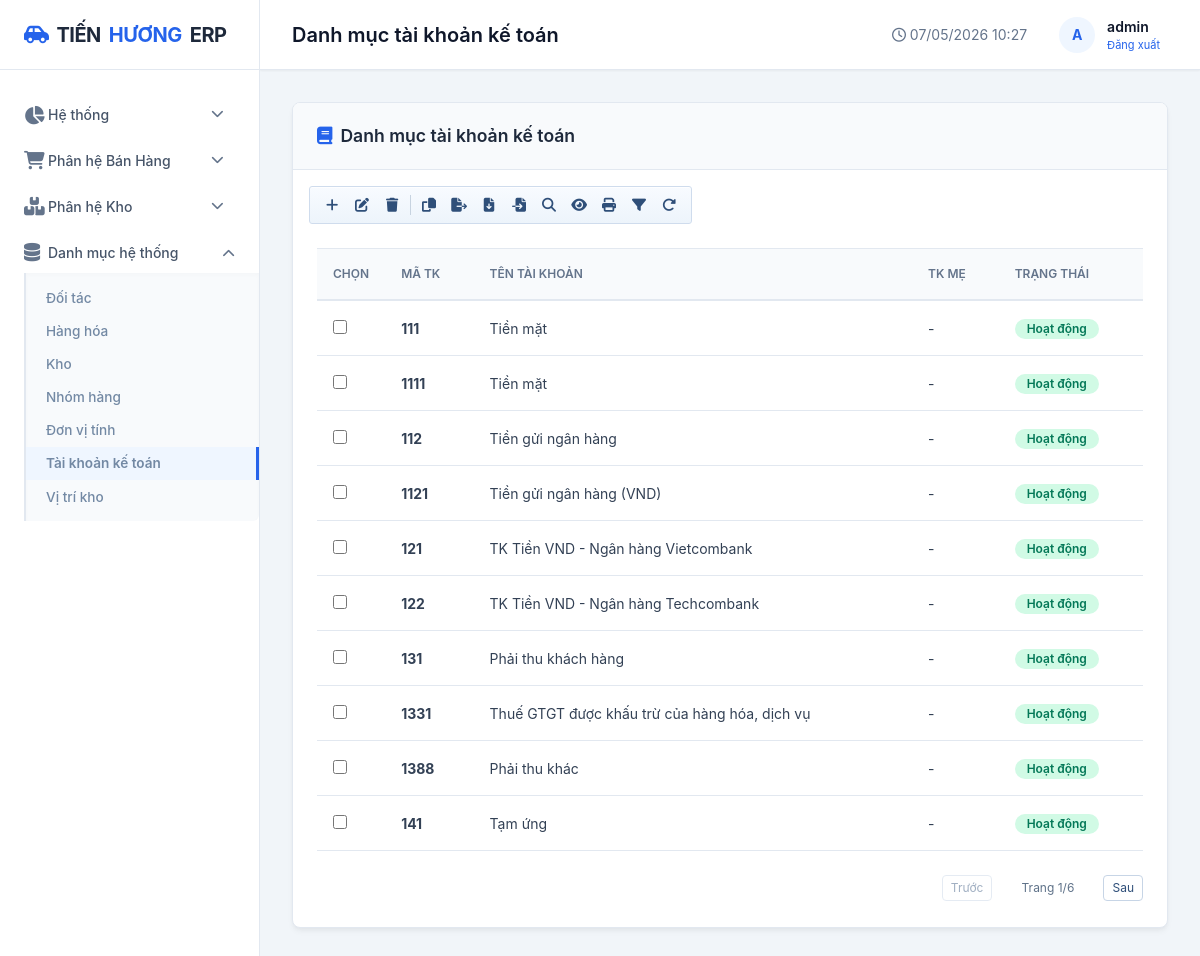
Page /danh-muc/tai-khoan-ke-toan/ (signed in) on the committed database.
### apps/danh_muc/models.py (models this page shows, shortened)
class TaiKhoanKeToan(models.Model):
    ma_tk = models.CharField(max_length=20, unique=True, verbose_name="Mã tài khoản")
    ten_tk = models.CharField(max_length=255, verbose_name="Tên tài khoản")
    tk_me = models.ForeignKey(
        'self',
        on_delete=models.SET_NULL,
        null=True,
        blank=True,
        related_name='tai_khoan_con',
        verbose_name="Tài khoản mẹ",
    )
    trang_thai = models.BooleanField(default=True, verbose_name="Trạng thái")
    class Meta:
        db_table = "danh_muc_taikhoanketoan"
        verbose_name = "Tài khoản kế toán"
        verbose_name_plural = "Danh mục tài khoản kế toán"
        ordering = ["ma_tk"]

### apps/danh_muc/views.py (the view, shortened to what this page needs)
# urls.py: path('tai-khoan-ke-toan/', views.tai_khoan_ke_toan_list, name='tai_khoan_ke_toan_list'),
@login_required
def tai_khoan_ke_toan_list(request):
    q = request.GET.get('q', '').strip()
    items = TaiKhoanKeToan.objects.select_related('tk_me')
    if q:
        items = items.filter(Q(ma_tk__icontains=q) | Q(ten_tk__icontains=q))
    items = items.order_by('ma_tk')
    return render(request, 'core/tai_khoan_ke_toan.html', {
        'items': items,
        'page_obj': None,
        'q': q,
        'tk_me_list': TaiKhoanKeToan.objects.filter(trang_thai=True).order_by('ma_tk'),
        'page_title': 'Danh mục tài khoản kế toán',
        'active_menu': 'tai_khoan_ke_toan',
    })

### templates/core/tai_khoan_ke_toan.html (shortened to what this page needs)
{% extends 'base.html' %}
{% block content %}
<div class="card">
    <div class="card-header">
        <div class="card-title"><i class="fas fa-book text-primary"></i> Danh mục tài khoản kế toán</div>
    </div>
    <div class="px-3 pt-3">
        <div class="erp-toolbar" role="toolbar" aria-label="Thanh thao tác tài khoản kế toán">
            <button type="button" class="erp-toolbar-btn" id="btnTkAdd" title="Thêm mới" aria-label="Thêm mới"><i class="fas fa-plus"></i></button>
            <button type="button" class="erp-toolbar-btn" id="btnTkSearch" title="Tìm" aria-label="Tìm"><i class="fas fa-magnifying-glass"></i></button>
            <button type="button" class="erp-toolbar-btn" onclick="window.location.reload()" title="Làm mới" aria-label="Làm mới"><i class="fas fa-rotate-right"></i></button>
        </div>
    </div>
    <div class="card-body">
        <div class="table-responsive">
            <table class="table">
                <thead>
                    <tr>
                        <th style="width:42px;">Chọn</th>
                        <th>Mã TK</th>
                        <th>Tên tài khoản</th>
                        <th>TK mẹ</th>
                        <th>Trạng thái</th>
                    </tr>
                </thead>
                <tbody>
                    {% for item in items %}
                    <tr>
                        <td><input type="checkbox" name="selected_tk" class="erp-row-select" value="{{ item.pk }}"></td>
                        <td><strong>{{ item.ma_tk }}</strong></td>
                        <td>{{ item.ten_tk }}</td>
                        <td>{{ item.tk_me.ma_tk|default:'-' }}</td>
                        <td>{% if item.trang_thai %}<span class="badge badge-success">Hoạt động</span>{% else %}<span class="badge badge-danger">Ngừng</span>{% endif %}</td>
                    </tr>
                    {% empty %}
                    <tr><td colspan="5" class="text-center text-muted">Chưa có tài khoản kế toán.</td></tr>
                    {% endfor %}
                </tbody>
            </table>
        </div>
    </div>
</div>
{% endblock %}

### templates/base.html (shortened to what this page needs)
<!DOCTYPE html>
<html lang="vi">
<head>
    <link rel="stylesheet" href="https://cdnjs.cloudflare.com/ajax/libs/font-awesome/6.4.0/css/all.min.css">
    <link href="https://cdn.jsdelivr.net/npm/bootstrap@5.3.0/dist/css/bootstrap.min.css" rel="stylesheet">
    <link rel="stylesheet" href="/static/css/style.css?v=6">
</head>
<body>
    <div class="app-container">
        <aside class="sidebar">
            <div class="sidebar-header">
                <a href="{% url 'dashboard' %}" class="logo">
                    <i class="fas fa-car-side" style="color: var(--accent-color);"></i>
                    TIẾN <span>HƯƠNG</span> ERP
                </a>
            </div>
            <nav class="sidebar-nav">
                <div class="nav-item {% if active_menu == 'dashboard' or active_menu == 'so_cai' or active_menu == 'so_nhat_ky_chung' or active_menu == 'ky_ke_toan' %}open{% endif %}">
                    <a href="#" class="nav-link dropdown-toggle" onclick="toggleSubmenu(event, this)">
                        <i class="fas fa-chart-pie"></i> Hệ thống
                        <i class="fas fa-chevron-down ms-auto"></i>
                    </a>
                </div>
                <div class="nav-item ">
                    <a href="#" class="nav-link dropdown-toggle" onclick="toggleSubmenu(event, this)">
                        <i class="fas fa-shopping-cart"></i> Phân hệ Bán Hàng
                        <i class="fas fa-chevron-down ms-auto"></i>
                    </a>
                </div>
                <div class="nav-item ">
                    <a href="#" class="nav-link dropdown-toggle" onclick="toggleSubmenu(event, this)">
                        <i class="fas fa-boxes"></i> Phân hệ Kho
                        <i class="fas fa-chevron-down ms-auto"></i>
                    </a>
                </div>
                <div class="nav-item {% if active_menu == 'hang_hoa' or active_menu == 'khach_hang' or active_menu == 'kho' or active_menu == 'vi_tri_kho' or active_menu == 'nhom_hang' or active_menu == 'don_vi_tinh' or active_menu == 'tai_khoan_ke_toan' %}open{% endif %}">
                    <a href="#" class="nav-link dropdown-toggle" onclick="toggleSubmenu(event, this)">
                        <i class="fas fa-database"></i> Danh mục hệ thống
                        <i class="fas fa-chevron-down ms-auto"></i>
                    </a>
                    <div class="submenu">
                        <a href="{% url 'kh_list' %}" class="submenu-link {% if active_menu == 'khach_hang' %}active{% endif %}" style="color: #7389a4;">Đối tác</a>
                        <a href="{% url 'hang_hoa_list' %}" class="submenu-link {% if active_menu == 'hang_hoa' %}active{% endif %}" style="color: #7389a4;">Hàng hóa</a>
                        <a href="{% url 'kho_list' %}" class="submenu-link {% if active_menu == 'kho' %}active{% endif %}" style="color: #7389a4;">Kho</a>
                        <a href="{% url 'nhom_hang_list' %}" class="submenu-link {% if active_menu == 'nhom_hang' %}active{% endif %}" style="color: #7389a4;">Nhóm hàng</a>
                        <a href="{% url 'don_vi_tinh_list' %}" class="submenu-link {% if active_menu == 'don_vi_tinh' %}active{% endif %}" style="color: #7389a4;">Đơn vị tính</a>
                        <a href="{% url 'tai_khoan_ke_toan_list' %}" class="submenu-link {% if active_menu == 'tai_khoan_ke_toan' %}active{% endif %}" style="color: #7389a4;">Tài khoản kế toán</a>
                        <a href="{% url 'vi_tri_kho_list' %}" class="submenu-link {% if active_menu == 'vi_tri_kho' %}active{% endif %}" style="color: #7389a4;">Vị trí kho</a>
                    </div>
                </div>
            </nav>
        </aside>
        <main class="main-wrapper">
            <header class="header">
                <div class="header-title">{{ page_title }}</div>
                <div class="header-right">
                    <span class="text-muted"><i class="far fa-clock"></i> {% now "d/m/Y H:i" %}</span>
                    <div class="user-menu">
                        <div class="avatar">
                            {{ user.username|make_list|first|upper|default:"A" }}
                        </div>
                        <div>
                            <div class="fw-semibold">{{ user.username }}</div>
                            <div style="font-size: 11px; color: var(--text-muted);">
                                <form action="{% url 'logout' %}" method="post" style="display:inline;">
                                    <button type="submit" style="background:none; border:none; color:var(--accent-color); cursor:pointer;">Đăng xuất</button>
                                </form>
                            </div>
                        </div>
                    </div>
                </div>
            </header>
            <div class="content">
                {% block content %}{% endblock %}
            </div>
        </main>
    </div>
</body>
</html>

### templates/base.html (style rules this page uses)
.erp-toolbar { display: flex; align-items: center; gap: 2px; padding: 4px 8px; background: linear-gradient(180deg, #f8fbff 0%, #edf4fb 100%); border: 1px solid #cfdced; border-radius: 3px; box-shadow: inset 0 1px 0 rgba(255,255,255,0.85); width: fit-content; flex-wrap: wrap; }
.erp-toolbar-btn { width: 28px; height: 28px; display: inline-flex; align-items: center; justify-content: center; border: 1px solid transparent; border-radius: 2px; background: transparent; color: #2f4f79; text-decoration: none; cursor: pointer; transition: all .12s ease; }
.erp-row-select { width: 14px; height: 14px; accent-color: #2f66eb; cursor: pointer; }
.sidebar .nav-link.dropdown-toggle::after { display: none !important; }

### rows in the picture
TaiKhoanKeToan: ma_tk "111", ten_tk "Tiền mặt", tk_me.ma_tk "-", trang_thai "Hoạt động"
TaiKhoanKeToan: ma_tk "1111", ten_tk "Tiền mặt", tk_me.ma_tk "-", trang_thai "Hoạt động"
TaiKhoanKeToan: ma_tk "112", ten_tk "Tiền gửi ngân hàng", tk_me.ma_tk "-", trang_thai "Hoạt động"
TaiKhoanKeToan: ma_tk "1121", ten_tk "Tiền gửi ngân hàng (VND)", tk_me.ma_tk "-", trang_thai "Hoạt động"
TaiKhoanKeToan: ma_tk "121", ten_tk "TK Tiền VND - Ngân hàng Vietcombank", tk_me.ma_tk "-", trang_thai "Hoạt động"
TaiKhoanKeToan: ma_tk "122", ten_tk "TK Tiền VND - Ngân hàng Techcombank", tk_me.ma_tk "-", trang_thai "Hoạt động"
TaiKhoanKeToan: ma_tk "131", ten_tk "Phải thu khách hàng", tk_me.ma_tk "-", trang_thai "Hoạt động"
TaiKhoanKeToan: ma_tk "1331", ten_tk "Thuế GTGT được khấu trừ của hàng hóa, dịch vụ", tk_me.ma_tk "-", trang_thai "Hoạt động"
TaiKhoanKeToan: ma_tk "1388", ten_tk "Phải thu khác", tk_me.ma_tk "-", trang_thai "Hoạt động"
TaiKhoanKeToan: ma_tk "141", ten_tk "Tạm ứng", tk_me.ma_tk "-", trang_thai "Hoạt động"

### other values in the picture
{{ page_title }} "Danh mục tài khoản kế toán"
{{ user.username|make_list|first|upper|default:"A" }} "A"
{{ user.username }} "admin"
